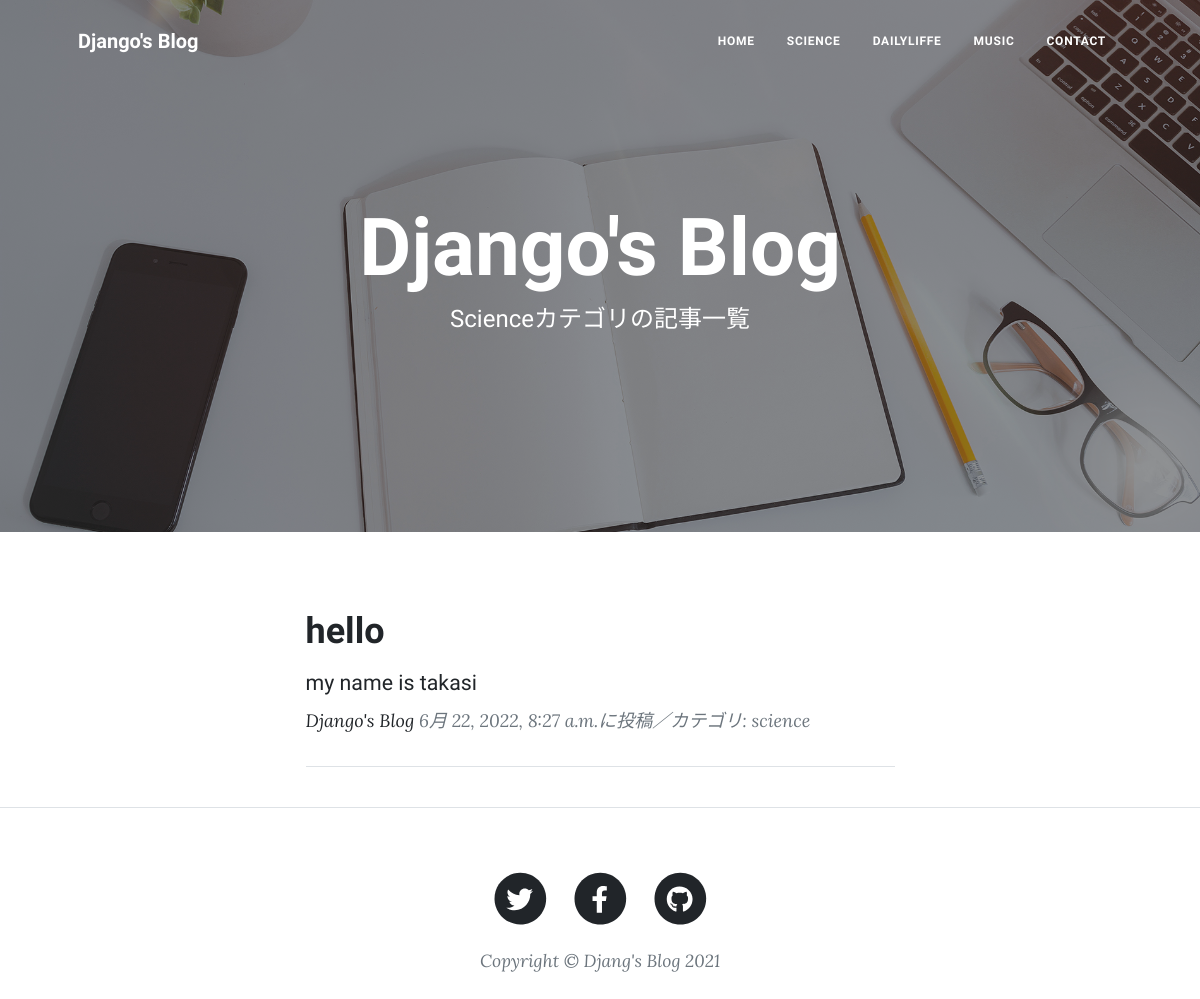
/science-list/, run on the app's committed database.
### blog/models.py (models this page shows, shortened)
class BlogPost(models.Model):
    CATEGORY = (('science', '科学のこと'), ('dailylife', '日常のこと'), ('music', '音楽のこと'))
    title = models.CharField(
        verbose_name='タイトル', # フィールドのタイトル
        max_length=200        # 最大文字数は200
        )
    content = models.TextField(
        verbose_name='本文'   # フィールドのタイトル
        )
    posted_at = models.DateTimeField(
        verbose_name='投稿日時', # フィールドのタイトル
        auto_now_add=True       # 日時を自動追加
        )
    category = models.CharField(
        verbose_name='カテゴリ', # フィールドのタイトル
        max_length=50,        # 最大文字数は50
        choices=CATEGORY
        )

### blog/views.py (the view)
# urls.py: path('science-list/', views.ScienceView.as_view(),name='science_list'),
class ScienceView(ListView):
    template_name ='science_list.html'
    model = BlogPost
    context_object_name = 'science_records'
    queryset = BlogPost.objects.filter(
        category='science').order_by('-posted_at')
    paginate_by = 2

### blog/templates/science_list.html (shortened to what this page needs)
{% extends 'base.html' %}
{% load static %}
  {% block header %}
  <header class="masthead"
          style="background-image: url({% static 'assets/img/home-bg.jpg' %})">
    <div class="container position-relative px-4 px-lg-5">
      <div class="row gx-4 gx-lg-5 justify-content-center">
        <div class="col-md-10 col-lg-8 col-xl-7">
          <div class="site-heading">
            <h1>Django's Blog</h1>
            <span class="subheading">Scienceカテゴリの記事一覧</span>
          </div>
        </div>
      </div>
    </div>
  </header>
  {% endblock %}
  {% block contents %}
  <div class="container px-4 px-lg-5">
    <div class="row gx-4 gx-lg-5 justify-content-center">
      <div class="col-md-10 col-lg-8 col-xl-7">
        {% for record in science_records %}
        <div class="post-preview">
          <a href="{% url 'blog:detail' record.pk %}">
            <h2 class="post-title">
              {{record.title}}
            </h2>
            <h3 class="post-subtitle">
              <span style="font-size : 16pt">
                {{record.content|truncatechars:50}}
              </span>
            </h3>
          </a>
          <p class="post-meta">
            <a href="#">Django's Blog</a>
            {{record.posted_at}}に投稿／カテゴリ:
            {{record.category}}</p>
        </div>
        <hr class="my-4" />
        {% endfor %}
      </div>
    </div>
  </div>
  <hr>
  {% endblock %}

### data on the page
BlogPost: title "hello", content "my name is takasi", posted_at "6月 22, 2022, 8:27 a.m.", category "science"
